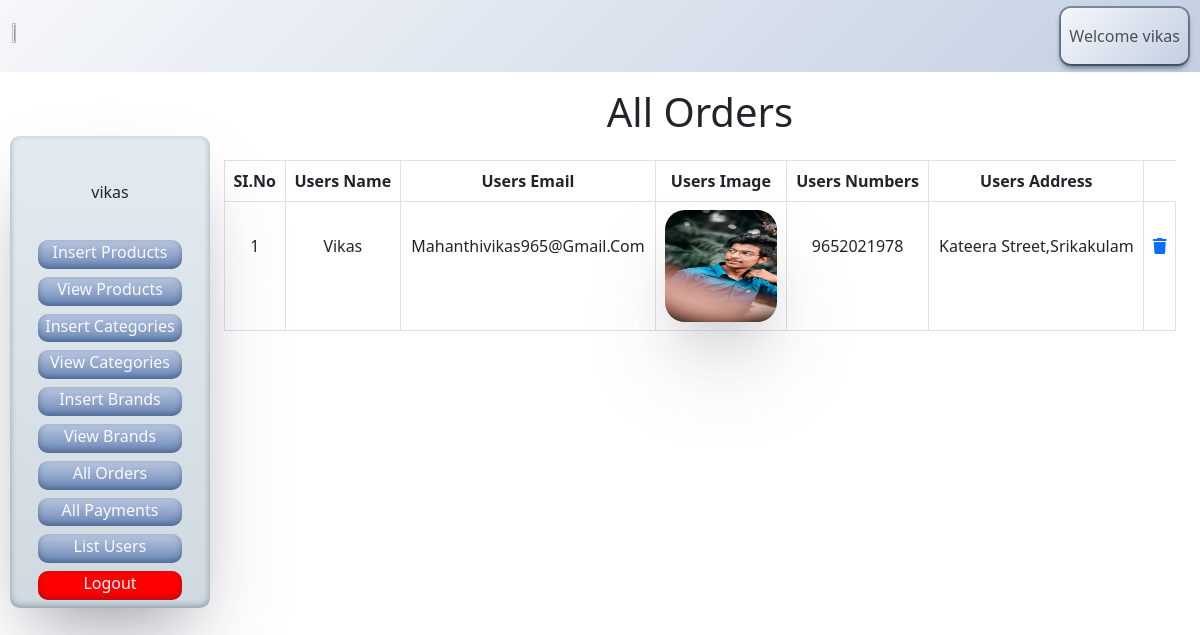
The app's page /admin_area/index.php?view_users (signed in) with its own data.
### tables this page shows
CREATE TABLE `users` (
  `user_id` int(11) NOT NULL,
  `username` varchar(100) NOT NULL,
  `user_email` varchar(100) NOT NULL,
  `user_password` varchar(255) NOT NULL,
  `user_image` varchar(255) NOT NULL,
  `user_ipaddress` varchar(100) NOT NULL,
  `user_address` varchar(255) NOT NULL,
  `user_mobile` varchar(20) NOT NULL
);

### admin_area/view_users.php (the view)
<?php
include('../includes/connect.php');
 echo "<h1 class='text-center'>All Orders</h1>
 <table class='table table-bordered text-center my-4'>
        <thead>
                        <tr>
                            <th>SI.No</th>
                            <th>Users Name</th>
                            <th>Users Email</th>
                            <th>Users Image</th>
                            <th>Users Numbers</th>
                            <th>Users Address</th>
                        </tr>
                    </thead> ";
$get_users = "SELECT * from  users";
$result_users = mysqli_query($con,$get_users);
$s_no=1;
 while($row=mysqli_fetch_assoc($result_users))
 {
        $user_id = $row['user_id'];
        echo"
        <tr class='text-capitalize'>
        <td ><div class='my-4'>$s_no</div></td>
        <td><div class='my-4'>{$row['username']}</div></td>
        <td><div class='my-4'>{$row['user_email']}</div></td>
        <td><div><img src='../users_area/userimages/{$row['user_image']}' class='table_image'></div></td>
        <td><div class='my-4'>{$row['user_mobile']}</div></td>
        <td><div class='my-4'>{$row['user_address']}</div></td>
        <td><div class='my-4'><a href='index.php?delete_products= $user_id'><i class='fa-solid fa-trash'></i></a></div></td>
        ";
        $s_no++;
 }
?>

### all.css (style rules this page uses)
.fa-trash:before { content: "\f1f8"; }

### admin_area/index.php (style rules this page uses)
* { margin: 0; padding: 0; }
a { text-decoration:none; }
.table_image { width: 7rem; height: 7rem; border-radius: 20px; box-shadow: rgba(50, 50, 93, 0.25) 0px 50px 100px -20px, rgba(0, 0, 0, 0.3) 0px 30px 60px -30px, rgba(10, 37, 64, 0.35) 0px -2px 6px 0px inset; }

### records on screen
users: username "Vikas", user_email "Mahanthivikas965@gmail.com", user_image (picture), user_mobile "9652021978", user_address "Kateera Street,srikakulam"

### other values on screen
$admin "vikas"
